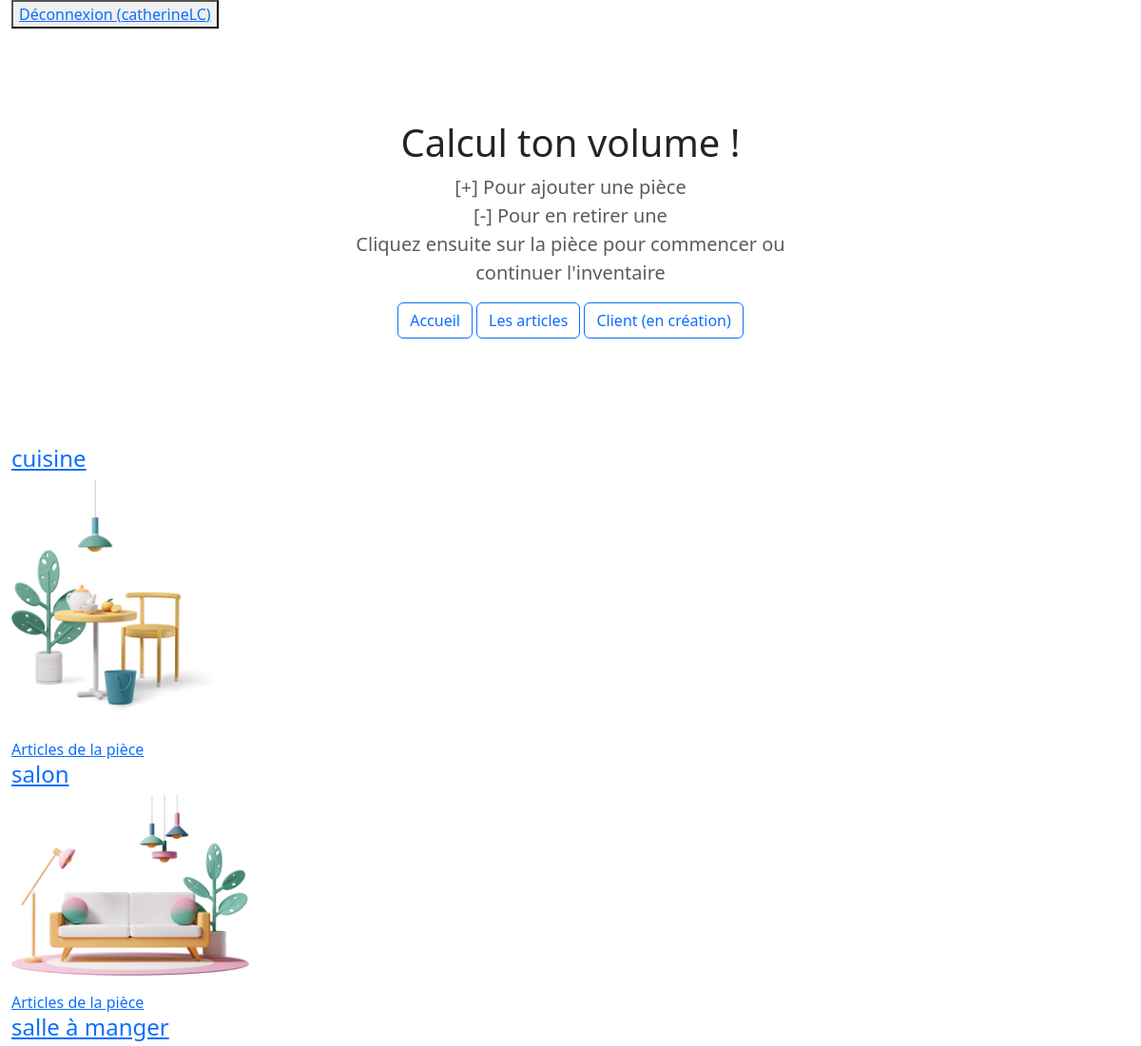
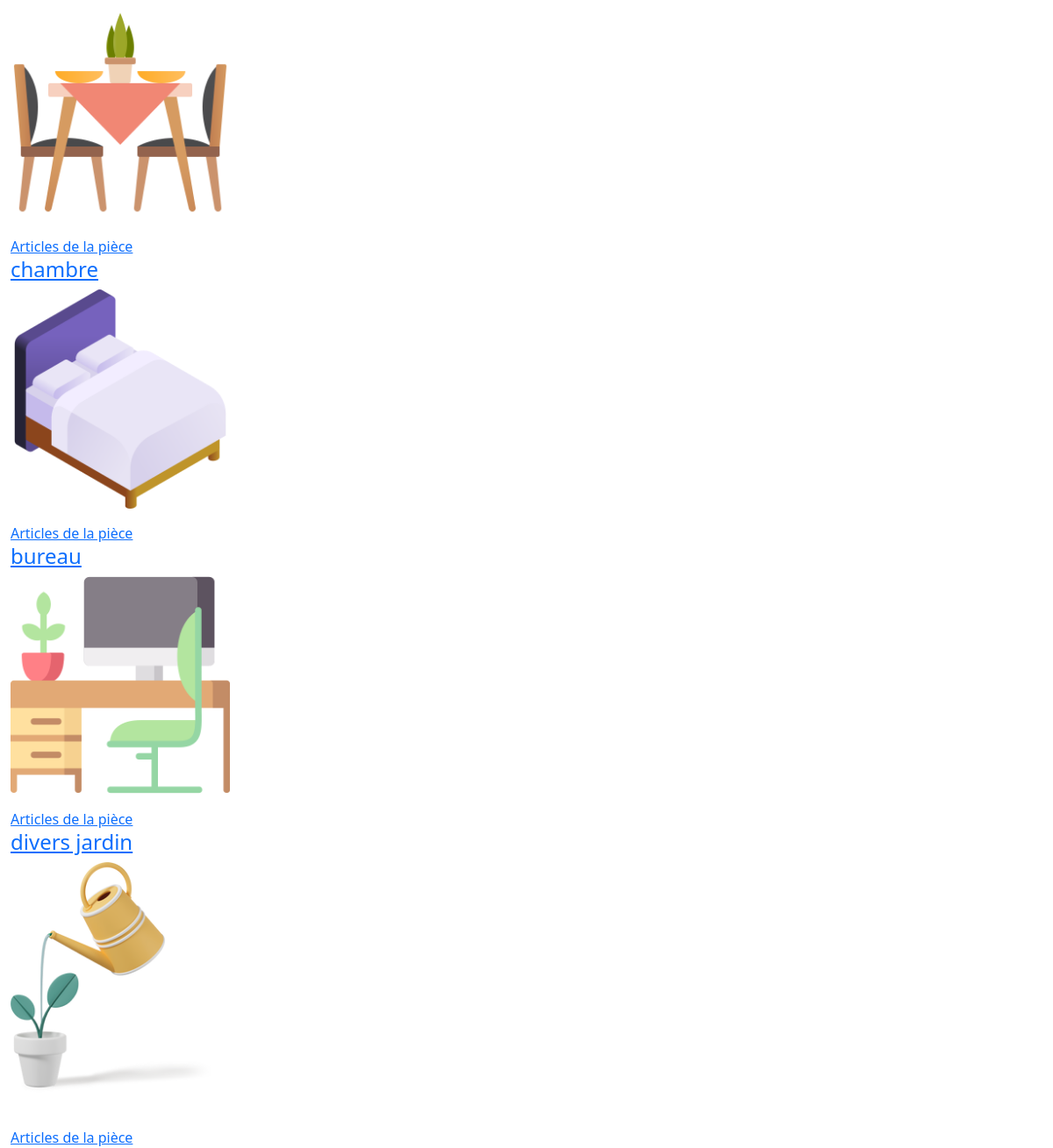
The app's page /listePieces (signed in) with its own data (2 pictures, top to bottom).
### comptes/models.py (models this page shows)
class Client(AbstractUser):
    pass

### inventaire/models.py (models this page shows)
class Piece(models.Model):
    piece = models.CharField(max_length=50)
    slug = models.CharField(max_length=50)
    image_item = models.ImageField(upload_to="img_pieces", blank=True, null=True)
    def __str__(self):
        return self.piece

### inventaire/views.py (the view)
# urls.py: path("listePieces", listePieces, name="listePieces"),
def listePieces(request):
    piecestablepiece = Piece.objects.all()
    return render(request, 'inventaire/liste_pieces.html', context={"piecestable": piecestablepiece})

### inventaire/templates/inventaire/liste_pieces.html (shortened to what this page needs)
{% extends 'base.html' %}
{% block content %}
<section class="py-5 text-center container">
    <div class="row py-lg-5">
      <div class="col-lg-6 col-md-8 mx-auto">
        <h1 class="fw-light">Calcul ton volume !</h1>
            <p class="lead text-muted">[+] Pour ajouter une pièce <br> [-] Pour en retirer une <br/>
                Cliquez ensuite sur la pièce pour commencer ou continuer l'inventaire
            </p>
            <p>
            <a href="{% url 'home' %}" class="btn btn-outline-primary">Accueil</a>
            <a href="{% url 'inventaire-par-lieu' %}" class="btn btn-outline-primary">Les articles</a>
            <a href="{% url 'home' %}" class="btn btn-outline-primary">Client (en création)</a>
            </p>
      </div>
    </div>
</section>
    <div>
        {% for lieu in piecestable %}
           <h4><a href="{% url 'inventaire-par-lieu' %}?place={{ lieu }}">{{ lieu }}</a></h4>
           <p><a href="{% url 'inventaire-par-lieu' %}?place={{ lieu }}"><img src="{{ lieu.image_item.url }}" alt="{{ piece.piece }}" style="max-width: 250px;"></a></p>
           <a href="{% url 'inventaire-par-lieu' %}?place={{ lieu }}">Articles de la pièce</a>
        {% endfor %}
    </div>
{% endblock %}

### templates/base.html (shortened to what this page needs)
{% load static %}
<!DOCTYPE html>
<html lang="fr">
<head>
    <link rel="stylesheet" type="text/css" href="{% static 'inventaire/css/bootstrap.css' %}"/>
</head>
<body>
{% if user.is_authenticated %}
    <div class="container-fluid">
        <div>
            <button class="signout">
                <a type="button" href="{% url 'logout' %}" class="btn-outline-primary">Déconnexion ({{ user.username }})</a>
            </button>
        </div>
    </div>
{% endif %}
<div class="container-fluid">
    {% block content %}
    {% endblock %}
</div>
</body>
</html>

### records on screen
Client: username "catherineLC"
Piece: piece "cuisine", image_item (picture)
Piece: piece "salon", image_item (picture)
Piece: piece "salle à manger", image_item (picture)
Piece: piece "chambre", image_item (picture)
Piece: piece "bureau", image_item (picture)
Piece: piece "divers jardin", image_item (picture)
